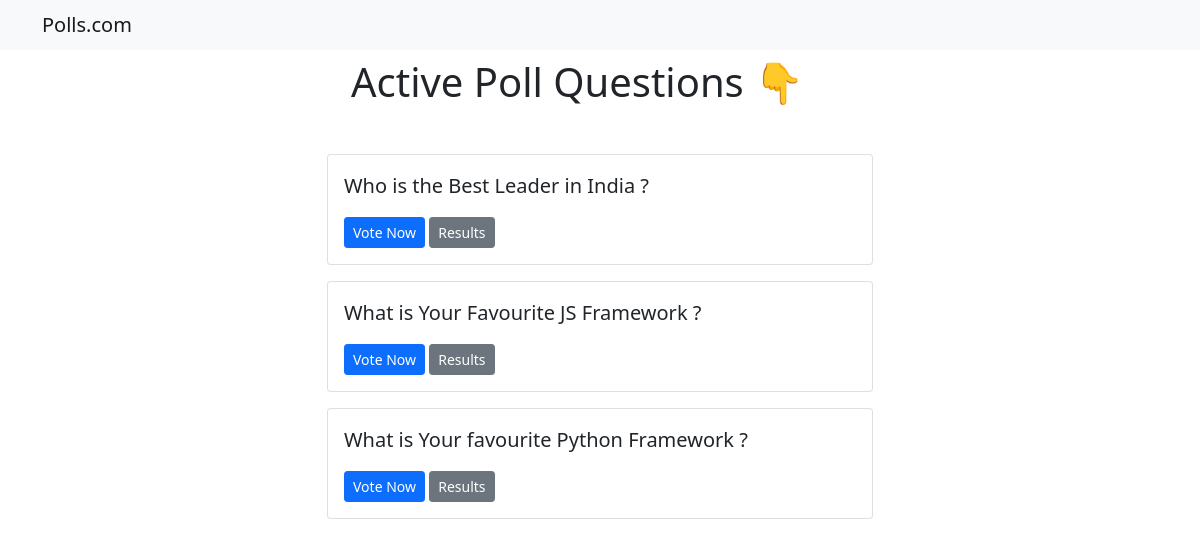
The page / on the database its author committed.
### polesapp/models.py (models this page shows, shortened)
class Question(models.Model):
    question_text = models.CharField(max_length=200)
    pub_date = models.DateTimeField('Date published')

### polesapp/views.py (the view)
# urls.py: path('', views.index, name='index'),
def index(request):
    latest_questions_list = Question.objects.order_by('-pub_date')[:5]
    context = {'latest_questions_list': latest_questions_list}
    return render(request, 'index.html', context)

### templates/index.html
{% extends "base.html" %}
{% block content %}
    <h1 class="container-fluid mt-2 mb-5"> Active Poll Questions 👇 </h1>
    {% if latest_questions_list %}
        {% for question in latest_questions_list %}
            <div class="card mb-3">
                <div class="card-body">
                    <p class="lead"> {{ question.question_text}} </p>
                    <a href="{% url 'polesapp:details' question.id %}" class="btn btn-primary btn-sm">Vote Now</a>
                    <a href="{% url 'polesapp:results' question.id %}" class="btn btn-secondary btn-sm">Results</a>
                </div>
            </div>
        {% endfor %}
    {% else %}
        <p> No Polls Available </p>
    {% endif %}
{% endblock %}

### rows shown on the page
Question: question_text "Who is the Best Leader in India ?"
Question: question_text "What is Your Favourite JS Framework ?"
Question: question_text "What is Your favourite Python Framework ?"
